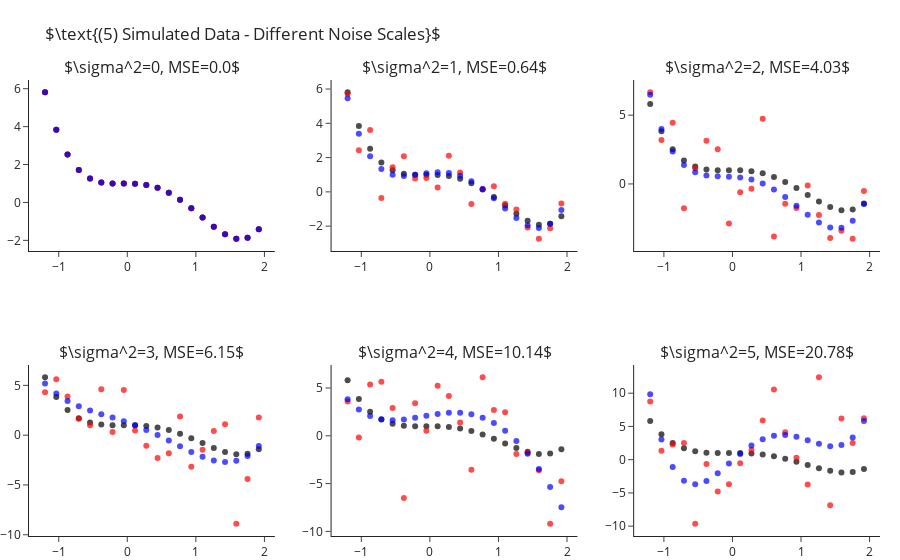

The cell this chart's notebook holds for it:
### Markdown cell above
How is it that we are able to fit "better" models for $k$s larger than the true one? As we increase $k$ we enable the model
more "degrees of freedom" to try and adapt itself to the observed data. The higher $k$ the more the learner will "go after
the noise" and miss the real signal of the data. In other words, what we have just observed is what is known as **overfitting**.

Later in the course we will learn methods for detection and avoidance of overfitting.


## Fitting Polynomial Over Different Sample Noise Levels

Next, let us set $k=4$ (the true values) and study the outputted models when training over different noise levels. Though
we will only be changing the scale of the noise (i.e. the variance, $\sigma^2$), changing other properties such as its
distribution is interesting too. As we would expect, as we increase the scale of the noise our error increases. We can
observe this also in a visual manner, where the fitted polynomial (in blue) less and less resembles the actual model (in black).

### Code cell
scales = range(6)
fig = make_subplots(2, 3, subplot_titles=list(map(str, scales)))
for i, s in enumerate(scales):
    r,c = i//3+1, i%3+1
    
    y = y_ + np.random.normal(scale=s, size=len(y_))
    y_hat = make_pipeline(PolynomialFeatures(4), LinearRegression(fit_intercept=False)).fit(X, y).predict(X)

    fig.add_traces([go.Scatter(x=x, y=y_, mode="markers", name="Real Points",  marker=dict(color="black", opacity=.7), showlegend=False),
                    go.Scatter(x=x, y=y, mode="markers", name="Observed Points",  marker=dict(color="red", opacity=.7), showlegend=False),
                    go.Scatter(x=x, y=y_hat, mode="markers", name="Predicted Points",  marker=dict(color="blue", opacity=.7), showlegend=False)], rows=r, cols=c)
    fig["layout"]["annotations"][i]["text"] = rf"$\sigma^2={{0}}, MSE={{1}}$".format(s, round(np.mean((y-y_hat)**2), 2))

fig.update_layout(title=r"$\text{(5) Simulated Data - Different Noise Scales}$", margin=dict(t=80)).show()

### Figure 1 — Plotly figure (JSON) as saved in the notebook; plotly's stock layout.template omitted (floating-point values rounded to 4 significant figures)
{"data": [{"marker": {"color": "black", "opacity": 0.7}, "mode": "markers", "name": "Real Points", "showlegend": false, "type": "scatter", "x": [-1.2, -1.036, -0.8718, -0.7077, -0.5436, -0.3795, -0.2154, -0.05128, 0.1128, 0.2769, 0.441, 0.6051, 0.7692, 0.9333, 1.097, 1.262, 1.426, 1.59, 1.754, 1.918], "xaxis": "x", "y": [5.81, 3.838, 2.523, 1.709, 1.261, 1.058, 0.9989, 0.999, 0.9909, 0.9251, 0.769, 0.5078, 0.1439, -0.3028, -0.7951, -1.278, -1.68, -1.912, -1.866, -1.418], "yaxis": "y"}, {"marker": {"color": "red", "opacity": 0.7}, "mode": "markers", "name": "Observed Points", "showlegend": false, "type": "scatter", "x": [-1.2, -1.036, -0.8718, -0.7077, -0.5436, -0.3795, -0.2154, -0.05128, 0.1128, 0.2769, 0.441, 0.6051, 0.7692, 0.9333, 1.097, 1.262, 1.426, 1.59, 1.754, 1.918], "xaxis": "x", "y": [5.81, 3.838, 2.523, 1.709, 1.261, 1.058, 0.9989, 0.999, 0.9909, 0.9251, 0.769, 0.5078, 0.1439, -0.3028, -0.7951, -1.278, -1.68, -1.912, -1.866, -1.418], "yaxis": "y"}, {"marker": {"color": "blue", "opacity": 0.7}, "mode": "markers", "name": "Predicted Points", "showlegend": false, "type": "scatter", "x": [-1.2, -1.036, -0.8718, -0.7077, -0.5436, -0.3795, -0.2154, -0.05128, 0.1128, 0.2769, 0.441, 0.6051, 0.7692, 0.9333, 1.097, 1.262, 1.426, 1.59, 1.754, 1.918], "xaxis": "x", "y": [5.81, 3.838, 2.523, 1.709, 1.261, 1.058, 0.9989, 0.999, 0.9909, 0.9251, 0.769, 0.5078, 0.1439, -0.3028, -0.7951, -1.278, -1.68, -1.912, -1.866, -1.418], "yaxis": "y"}, {"marker": {"color": "black", "opacity": 0.7}, "mode": "markers", "name": "Real Points", "showlegend": false, "type": "scatter", "x": [-1.2, -1.036, -0.8718, -0.7077, -0.5436, -0.3795, -0.2154, -0.05128, 0.1128, 0.2769, 0.441, 0.6051, 0.7692, 0.9333, 1.097, 1.262, 1.426, 1.59, 1.754, 1.918], "xaxis": "x2", "y": [5.81, 3.838, 2.523, 1.709, 1.261, 1.058, 0.9989, 0.999, 0.9909, 0.9251, 0.769, 0.5078, 0.1439, -0.3028, -0.7951, -1.278, -1.68, -1.912, -1.866, -1.418], "yaxis": "y2"}, {"marker": {"color": "red", "opacity": 0.7}, "mode": "markers", "name": "Observed Points", "showlegend": false, "type": "scatter", "x": [-1.2, -1.036, -0.8718, -0.7077, -0.5436, -0.3795, -0.2154, -0.05128, 0.1128, 0.2769, 0.441, 0.6051, 0.7692, 0.9333, 1.097, 1.262, 1.426, 1.59, 1.754, 1.918], "xaxis": "x2", "y": [5.732, 2.435, 3.604, -0.3633, 1.434, 2.078, 0.7783, 0.8074, 0.2583, 2.105, 1.136, -0.7128, 0.1467, 0.332, -0.6906, -1.035, -2.079, -2.732, -2.121, -0.6812], "yaxis": "y2"}, {"marker": {"color": "blue", "opacity": 0.7}, "mode": "markers", "name": "Predicted Points", "showlegend": false, "type": "scatter", "x": [-1.2, -1.036, -0.8718, -0.7077, -0.5436, -0.3795, -0.2154, -0.05128, 0.1128, 0.2769, 0.441, 0.6051, 0.7692, 0.9333, 1.097, 1.262, 1.426, 1.59, 1.754, 1.918], "xaxis": "x2", "y": [5.457, 3.385, 2.075, 1.337, 1.004, 0.9304, 0.9934, 1.092, 1.149, 1.108, 0.9351, 0.619, 0.1708, -0.3761, -0.9662, -1.521, -1.941, -2.104, -1.863, -1.053], "yaxis": "y2"}, {"marker": {"color": "black", "opacity": 0.7}, "mode": "markers", "name": "Real Points", "showlegend": false, "type": "scatter", "x": [-1.2, -1.036, -0.8718, -0.7077, -0.5436, -0.3795, -0.2154, -0.05128, 0.1128, 0.2769, 0.441, 0.6051, 0.7692, 0.9333, 1.097, 1.262, 1.426, 1.59, 1.754, 1.918], "xaxis": "x3", "y": [5.81, 3.838, 2.523, 1.709, 1.261, 1.058, 0.9989, 0.999, 0.9909, 0.9251, 0.769, 0.5078, 0.1439, -0.3028, -0.7951, -1.278, -1.68, -1.912, -1.866, -1.418], "yaxis": "y3"}, {"marker": {"color": "red", "opacity": 0.7}, "mode": "markers", "name": "Observed Points", "showlegend": false, "type": "scatter", "x": [-1.2, -1.036, -0.8718, -0.7077, -0.5436, -0.3795, -0.2154, -0.05128, 0.1128, 0.2769, 0.441, 0.6051, 0.7692, 0.9333, 1.097, 1.262, 1.426, 1.59, 1.754, 1.918], "xaxis": "x3", "y": [6.662, 3.191, 4.442, -1.763, 1.146, 3.146, 2.528, -2.875, -0.6023, -0.3466, 4.742, -3.825, -1.438, -1.748, -0.1171, -2.25, -3.929, -3.395, -3.979, -0.5039], "yaxis": "y3"}, {"marker": {"color": "blue", "opacity": 0.7}, "mode": "markers", "name": "Predicted Points", "showlegend": false, "type": "scatter", "x": [-1.2, -1.036, -0.8718, -0.7077, -0.5436, -0.3795, -0.2154, -0.05128, 0.1128, 0.2769, 0.441, 0.6051, 0.7692, 0.9333, 1.097, 1.262, 1.426, 1.59, 1.754, 1.918], "xaxis": "x3", "y": [6.489, 3.991, 2.356, 1.372, 0.8469, 0.6193, 0.5513, 0.5312, 0.4731, 0.3168, 0.02789, -0.4022, -0.9563, -1.592, -2.239, -2.805, -3.169, -3.184, -2.68, -1.459], "yaxis": "y3"}, {"marker": {"color": "black", "opacity": 0.7}, "mode": "markers", "name": "Real Points", "showlegend": false, "type": "scatter", "x": [-1.2, -1.036, -0.8718, -0.7077, -0.5436, -0.3795, -0.2154, -0.05128, 0.1128, 0.2769, 0.441, 0.6051, 0.7692, 0.9333, 1.097, 1.262, 1.426, 1.59, 1.754, 1.918], "xaxis": "x4", "y": [5.81, 3.838, 2.523, 1.709, 1.261, 1.058, 0.9989, 0.999, 0.9909, 0.9251, 0.769, 0.5078, 0.1439, -0.3028, -0.7951, -1.278, -1.68, -1.912, -1.866, -1.418], "yaxis": "y4"}, {"marker": {"color": "red", "opacity": 0.7}, "mode": "markers", "name": "Observed Points", "showlegend": false, "type": "scatter", "x": [-1.2, -1.036, -0.8718, -0.7077, -0.5436, -0.3795, -0.2154, -0.05128, 0.1128, 0.2769, 0.441, 0.6051, 0.7692, 0.9333, 1.097, 1.262, 1.426, 1.59, 1.754, 1.918], "xaxis": "x4", "y": [4.304, 5.62, 3.874, 1.655, 0.9855, 4.61, 0.3226, 4.542, 0.4704, -1.055, -2.284, -1.822, 1.879, -3.176, -1.456, 0.4288, 1.09, -8.89, -4.405, 1.765], "yaxis": "y4"}, {"marker": {"color": "blue", "opacity": 0.7}, "mode": "markers", "name": "Predicted Points", "showlegend": false, "type": "scatter", "x": [-1.2, -1.036, -0.8718, -0.7077, -0.5436, -0.3795, -0.2154, -0.05128, 0.1128, 0.2769, 0.441, 0.6051, 0.7692, 0.9333, 1.097, 1.262, 1.426, 1.59, 1.754, 1.918], "xaxis": "x4", "y": [5.185, 4.174, 3.438, 2.894, 2.471, 2.11, 1.765, 1.4, 0.9915, 0.5285, 0.01156, -0.547, -1.123, -1.68, -2.17, -2.533, -2.697, -2.579, -2.082, -1.1], "yaxis": "y4"}, {"marker": {"color": "black", "opacity": 0.7}, "mode": "markers", "name": "Real Points", "showlegend": false, "type": "scatter", "x": [-1.2, -1.036, -0.8718, -0.7077, -0.5436, -0.3795, -0.2154, -0.05128, 0.1128, 0.2769, 0.441, 0.6051, 0.7692, 0.9333, 1.097, 1.262, 1.426, 1.59, 1.754, 1.918], "xaxis": "x5", "y": [5.81, 3.838, 2.523, 1.709, 1.261, 1.058, 0.9989, 0.999, 0.9909, 0.9251, 0.769, 0.5078, 0.1439, -0.3028, -0.7951, -1.278, -1.68, -1.912, -1.866, -1.418], "yaxis": "y5"}, {"marker": {"color": "red", "opacity": 0.7}, "mode": "markers", "name": "Observed Points", "showlegend": false, "type": "scatter", "x": [-1.2, -1.036, -0.8718, -0.7077, -0.5436, -0.3795, -0.2154, -0.05128, 0.1128, 0.2769, 0.441, 0.6051, 0.7692, 0.9333, 1.097, 1.262, 1.426, 1.59, 1.754, 1.918], "xaxis": "x5", "y": [3.598, -0.1705, 5.353, 5.663, 2.914, -6.509, 3.4, 0.5271, 5.241, 4.149, 1.385, -3.559, 6.118, 2.704, 2.46, -1.893, -1.782, -3.617, -9.196, -4.749], "yaxis": "y5"}, {"marker": {"color": "blue", "opacity": 0.7}, "mode": "markers", "name": "Predicted Points", "showlegend": false, "type": "scatter", "x": [-1.2, -1.036, -0.8718, -0.7077, -0.5436, -0.3795, -0.2154, -0.05128, 0.1128, 0.2769, 0.441, 0.6051, 0.7692, 0.9333, 1.097, 1.262, 1.426, 1.59, 1.754, 1.918], "xaxis": "x5", "y": [3.833, 2.742, 2.068, 1.724, 1.627, 1.701, 1.876, 2.089, 2.281, 2.401, 2.403, 2.247, 1.899, 1.332, 0.523, -0.5424, -1.874, -3.476, -5.345, -7.474], "yaxis": "y5"}, {"marker": {"color": "black", "opacity": 0.7}, "mode": "markers", "name": "Real Points", "showlegend": false, "type": "scatter", "x": [-1.2, -1.036, -0.8718, -0.7077, -0.5436, -0.3795, -0.2154, -0.05128, 0.1128, 0.2769, 0.441, 0.6051, 0.7692, 0.9333, 1.097, 1.262, 1.426, 1.59, 1.754, 1.918], "xaxis": "x6", "y": [5.81, 3.838, 2.523, 1.709, 1.261, 1.058, 0.9989, 0.999, 0.9909, 0.9251, 0.769, 0.5078, 0.1439, -0.3028, -0.7951, -1.278, -1.68, -1.912, -1.866, -1.418], "yaxis": "y6"}, {"marker": {"color": "red", "opacity": 0.7}, "mode": "markers", "name": "Observed Points", "showlegend": false, "type": "scatter", "x": [-1.2, -1.036, -0.8718, -0.7077, -0.5436, -0.3795, -0.2154, -0.05128, 0.1128, 0.2769, 0.441, 0.6051, 0.7692, 0.9333, 1.097, 1.262, 1.426, 1.59, 1.754, 1.918], "xaxis": "x6", "y": [8.741, 1.354, 2.266, 2.524, -9.628, -0.6629, -4.782, -3.707, -0.5407, 1.475, 5.881, 10.55, 4.129, 0.2765, -3.719, 12.39, -6.856, 6.208, 2.516, 6.223], "yaxis": "y6"}, {"marker": {"color": "blue", "opacity": 0.7}, "mode": "markers", "name": "Predicted Points", "showlegend": false, "type": "scatter", "x": [-1.2, -1.036, -0.8718, -0.7077, -0.5436, -0.3795, -0.2154, -0.05128, 0.1128, 0.2769, 0.441, 0.6051, 0.7692, 0.9333, 1.097, 1.262, 1.426, 1.59, 1.754, 1.918], "xaxis": "x6", "y": [9.858, 3.037, -1.1, -3.165, -3.703, -3.191, -2.039, -0.5927, 0.8717, 2.144, 3.08, 3.604, 3.706, 3.442, 2.937, 2.381, 2.032, 2.214, 3.319, 5.803], "yaxis": "y6"}], "layout": {"annotations": [{"font": {"size": 16}, "showarrow": false, "text": "$\\sigma^2=0, MSE=0.0$", "x": 0.1444, "xanchor": "center", "xref": "paper", "y": 1, "yanchor": "bottom", "yref": "paper"}, {"font": {"size": 16}, "showarrow": false, "text": "$\\sigma^2=1, MSE=0.64$", "x": 0.5, "xanchor": "center", "xref": "paper", "y": 1, "yanchor": "bottom", "yref": "paper"}, {"font": {"size": 16}, "showarrow": false, "text": "$\\sigma^2=2, MSE=4.03$", "x": 0.8556, "xanchor": "center", "xref": "paper", "y": 1, "yanchor": "bottom", "yref": "paper"}, {"font": {"size": 16}, "showarrow": false, "text": "$\\sigma^2=3, MSE=6.15$", "x": 0.1444, "xanchor": "center", "xref": "paper", "y": 0.375, "yanchor": "bottom", "yref": "paper"}, {"font": {"size": 16}, "showarrow": false, "text": "$\\sigma^2=4, MSE=10.14$", "x": 0.5, "xanchor": "center", "xref": "paper", "y": 0.375, "yanchor": "bottom", "yref": "paper"}, {"font": {"size": 16}, "showarrow": false, "text": "$\\sigma^2=5, MSE=20.78$", "x": 0.8556, "xanchor": "center", "xref": "paper", "y": 0.375, "yanchor": "bottom", "yref": "paper"}], "margin": {"t": 80}, "title": {"text": "$\\text{(5) Simulated Data - Different Noise Scales}$"}, "xaxis": {"anchor": "y", "domain": [0, 0.2889]}, "xaxis2": {"anchor": "y2", "domain": [0.3556, 0.6444]}, "xaxis3": {"anchor": "y3", "domain": [0.7111, 1]}, "xaxis4": {"anchor": "y4", "domain": [0, 0.2889]}, "xaxis5": {"anchor": "y5", "domain": [0.3556, 0.6444]}, "xaxis6": {"anchor": "y6", "domain": [0.7111, 1]}, "yaxis": {"anchor": "x", "domain": [0.625, 1]}, "yaxis2": {"anchor": "x2", "domain": [0.625, 1]}, "yaxis3": {"anchor": "x3", "domain": [0.625, 1]}, "yaxis4": {"anchor": "x4", "domain": [0, 0.375]}, "yaxis5": {"anchor": "x5", "domain": [0, 0.375]}, "yaxis6": {"anchor": "x6", "domain": [0, 0.375]}}}
